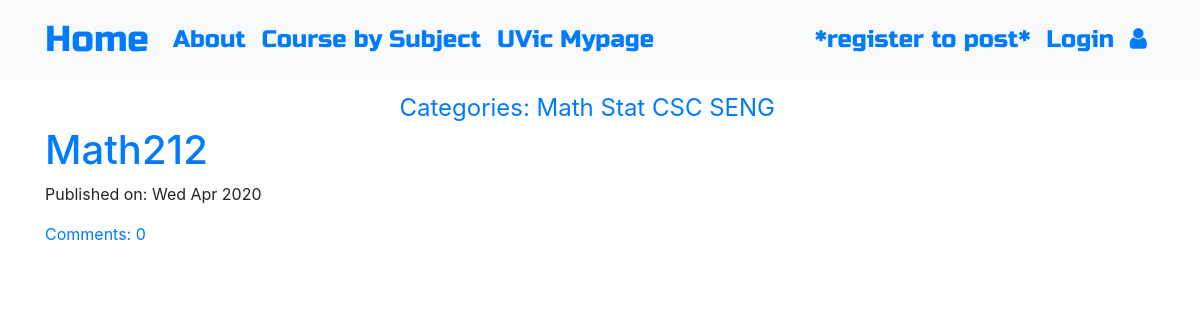
The page /math/ on the database its author committed.
### blog/models.py (models this page shows, shortened)
class Post(models.Model):
    Course = models.CharField(max_length=200)
    When = models.CharField(max_length=200, blank=True, null=True)
    Instructor = models.CharField(max_length=200, blank=True, null=True)
    text = models.TextField()
    create_date=models.DateTimeField(default=timezone.now())
    published_date = models.DateTimeField(blank=True, null=True)
    course_choice = (('math','Math'),('stat','Stat'),('csc','CSC'),('seng','SENG'),('other','Other') )
    course_category = models.CharField(max_length=6, choices=course_choice, default='Other')
    def approve_comments(self):
        return self.comments.filter(approved_comment=True)

### blog/views.py (the view)
# urls.py: path('math/',views.MathView.as_view(),name='math_list'),
class MathView(ListView):
    model = Post
    def get_queryset(self):
        return Post.objects.filter(course_category='math').order_by('-published_date')

### blog/templates/blog/post_list.html
{% extends 'blog/base.html' %}
{% block content %}
<div class="centerstage">
    {% for post in post_list %}
        <div class="post">
            <h1><a href="{% url 'post_detail' pk=post.pk %}">{{ post.Course }}</a></h1>
            <div class="date">
                <p>Published on: {{ post.published_date|date:"D M Y"}}</p>
            </div>
            <a href="{% url 'post_detail' pk=post.pk %}">Comments: {{ post.approve_comments.count }}</a>
        </div>
    {% endfor %}
</div>
{% endblock %}

### blog/static/css/blog.css (style rules this page uses)
.centerstage { margin-left: auto; margin-right: auto; }
.loader { filter:hue-rotate(0deg); color: linear-gradient(45deg,#0f8,#08f); animation:hue 5000ms infinite linear; background-image:url(https://finearts.uvic.ca/music/calendar/wp-content/uploads/2017/06/UVic_East_high_500x500.jpg); background-position:right; background-size: 25% 100%; background-repeat: no-repeat; }

### rows shown on the page
Post: Course "Math212", published_date "Wed Apr 2020", approve_comments.count "0"
